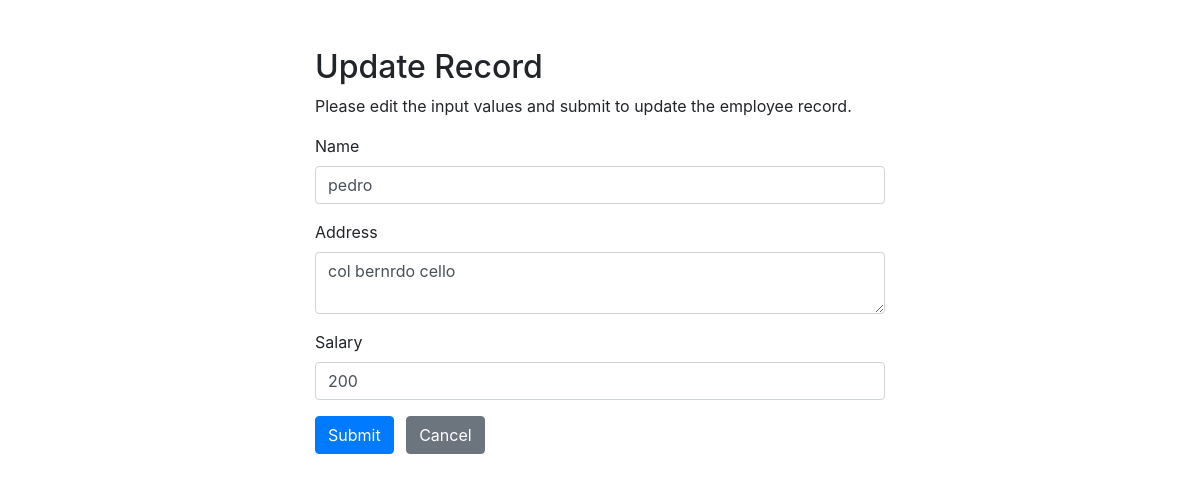
The page /update.php?id=3 on the database its author committed.
### tables this page shows
CREATE TABLE `employees` (
  `id` int(11) NOT NULL,
  `name` varchar(100) NOT NULL,
  `address` varchar(255) NOT NULL,
  `salary` int(10) NOT NULL
);

### update.php (the view, shortened to what this page needs)
<?php
require_once "config.php";
$name = $address = $salary = "";
$name_err = $address_err = $salary_err = "";
if(isset($_POST["id"]) && !empty($_POST["id"])){
    $id = $_POST["id"];
    $input_name = trim($_POST["name"]);
    if(empty($input_name)){
        $name_err = "Please enter a name.";
    } elseif(!filter_var($input_name, FILTER_VALIDATE_REGEXP, array("options"=>array("regexp"=>"/^[a-zA-Z\s]+$/")))){
        $name_err = "Please enter a valid name.";
    } else{
        $name = $input_name;
    }
    $input_address = trim($_POST["address"]);
    if(empty($input_address)){
        $address_err = "Please enter an address.";
    } else{
        $address = $input_address;
    }
    $input_salary = trim($_POST["salary"]);
    if(empty($input_salary)){
        $salary_err = "Please enter the salary amount.";
    } elseif(!ctype_digit($input_salary)){
        $salary_err = "Please enter a positive integer value.";
    } else{
        $salary = $input_salary;
    }
    if(empty($name_err) && empty($address_err) && empty($salary_err)){
        $sql = "UPDATE employees SET name=?, address=?, salary=? WHERE id=?";
        if($stmt = mysqli_prepare($link, $sql)){
            mysqli_stmt_bind_param($stmt, "sssi", $param_name, $param_address, $param_salary, $param_id);
            $param_name = $name;
            $param_address = $address;
            $param_salary = $salary;
            $param_id = $id;
            if(mysqli_stmt_execute($stmt)){
                header("location: index.php");
                exit();
            } else{
                echo "Oops! Something went wrong. Please try again later.";
            }
        }
        mysqli_stmt_close($stmt);
    }
    mysqli_close($link);
} else{
    if(isset($_GET["id"]) && !empty(trim($_GET["id"]))){
        $sql = "SELECT * FROM employees WHERE id = ?";
        if($stmt = mysqli_prepare($link, $sql)){
            mysqli_stmt_bind_param($stmt, "i", $param_id);
            if(mysqli_stmt_execute($stmt)){
                $result = mysqli_stmt_get_result($stmt);
                if(mysqli_num_rows($result) == 1){
                    $row = mysqli_fetch_array($result, MYSQLI_ASSOC);
                    $name = $row["name"];
                    $address = $row["address"];
                    $salary = $row["salary"];
                } else{
                    header("location: error.php");
                    exit();
                }
            } else{
                echo "Oops! Something went wrong. Please try again later.";
            }
        }
    }  else{
        header("location: error.php");
        exit();
    }
}
?>
<!DOCTYPE html>
<html lang="en">
<head>
    <link rel="stylesheet" href="https://stackpath.bootstrapcdn.com/bootstrap/4.5.2/css/bootstrap.min.css">
</head>
<body>
    <div class="wrapper">
        <div class="container-fluid">
            <div class="row">
                <div class="col-md-12">
                    <h2 class="mt-5">Update Record</h2>
                    <p>Please edit the input values and submit to update the employee record.</p>
                    <form action="<?php echo htmlspecialchars(basename($_SERVER['REQUEST_URI'])); ?>" method="post">
                        <div class="form-group">
                            <label>Name</label>
                            <input type="text" name="name" class="form-control <?php echo (!empty($name_err)) ? 'is-invalid' : ''; ?>" value="<?php echo $name; ?>">
                        </div>
                        <div class="form-group">
                            <label>Address</label>
                            <textarea name="address" class="form-control <?php echo (!empty($address_err)) ? 'is-invalid' : ''; ?>"><?php echo $address; ?></textarea>
                        </div>
                        <div class="form-group">
                            <label>Salary</label>
                            <input type="text" name="salary" class="form-control <?php echo (!empty($salary_err)) ? 'is-invalid' : ''; ?>" value="<?php echo $salary; ?>">
                        </div>
                        <input type="submit" class="btn btn-primary" value="Submit">
                        <a href="index.php" class="btn btn-secondary ml-2">Cancel</a>
                    </form>
                </div>
            </div>
        </div>
    </div>
</body>
</html>

### update.php (style rules this page uses)
.wrapper { width: 600px; margin: 0 auto; }

### rows shown on the page
employees: name "pedro", address "col bernrdo cello", salary "200"
